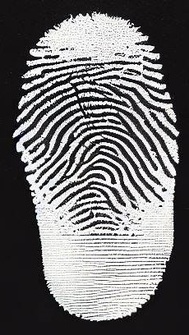
#> input picture Homography/finger.jpg, 189 x 335 px, shrunk from 230 x 408 before the run
$ jupyter execute fingerprintAnalysis.ipynb
#> lines starting #> are read from the running program, lines starting #| are printed output that depends on the picture; after the words box and inside, x2 and y2 are one past the last pixel; in counts of white or black regions, pixels touching at a corner belong together
[cell 1]
import numpy as np
import cv2
import matplotlib.pyplot as plt

[cell 2]
# Load the images
original_img1 = cv2.imread('finger.jpg')
#> original_img1 is the input picture: shape (335, 189, 3); mean B, G, R 114.3, 113.3, 114.2
original_img2 = cv2.imread('fingerprints.jpg')
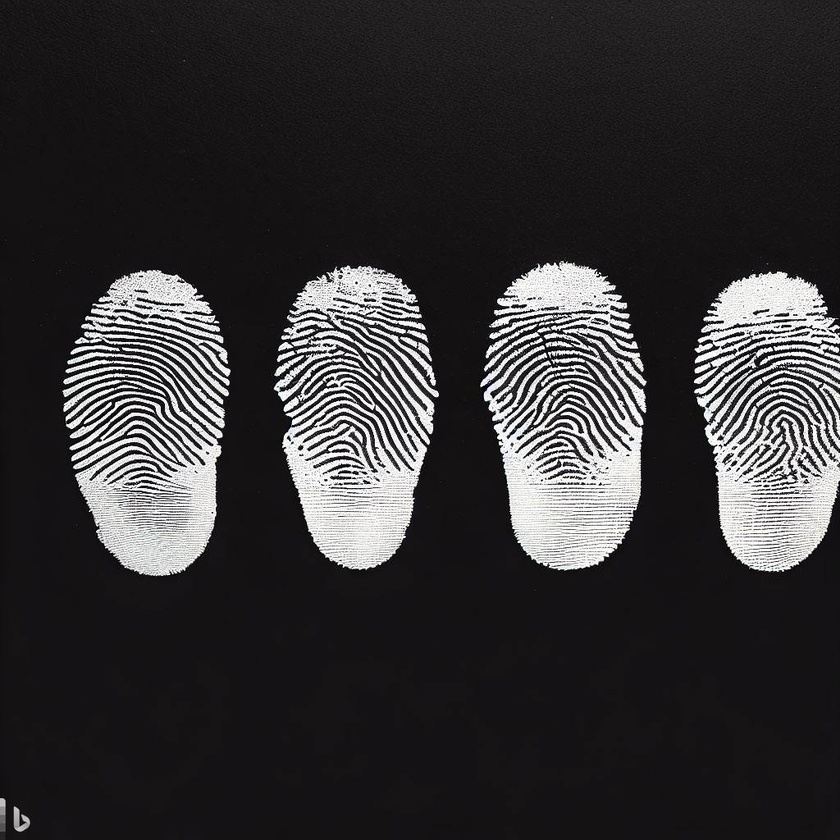
#> input picture Homography/fingerprints.jpg, 840 x 840 px, shrunk from 1024 x 1024 before the run
#> original_img2 is the input picture: shape (840, 840, 3); mean B, G, R 52.6, 51.3, 52.9

# Check if the images are loaded successfully
if original_img1 is None or original_img2 is None:
    print("Failed to load image(s). Please check the file path.")
else:
    # Create a copy of the second image for visualization
    result = original_img2.copy()

    # Convert the images to grayscale
    img1 = cv2.cvtColor(original_img1, cv2.COLOR_BGR2GRAY)
    img2 = cv2.cvtColor(original_img2, cv2.COLOR_BGR2GRAY)

    # Initiate SIFT detector
    sift = cv2.SIFT_create()

    # Find the keypoints and descriptors with SIFT
    kp1, des1 = sift.detectAndCompute(img1, None)
#> kp1 = 725 keypoints; strongest (x, y, size): (115, 234, 2.1), (164, 190, 2.7), (51, 189, 2.6), (44, 195, 2.1)
    kp2, des2 = sift.detectAndCompute(img2, None)
#> kp2 = 2683 keypoints; strongest (x, y, size): (326, 480, 1.8), (300, 448, 3.3), (600, 484, 1.8), (583, 484, 2)

    # FLANN parameters
    FLANN_INDEX_KDTREE = 1
    index_params = dict(algorithm=FLANN_INDEX_KDTREE, trees=5)
    search_params = dict(checks=50)
    flann = cv2.FlannBasedMatcher(index_params, search_params)
    matches = flann.knnMatch(des1, des2, k=2)
#> matches = 725 matches

    # Store all the good matches as per Lowe's ratio test
    good = []
    for m, n in matches:
        if m.distance < 0.7 * n.distance:
            good.append(m)
#> after the loop, good = 477 matches

    MIN_MATCH_COUNT = 10

    if len(good) > MIN_MATCH_COUNT:
        src_pts = np.float32([kp1[m.queryIdx].pt for m in good]).reshape(-1, 1, 2)
#> src_pts = 477 rows, first 8: [15.96, 133.3], [17.33, 125.2], [17.79, 119.9], [19.22, 146.8], [19.37, 107], [19.37, 107], [20.3, 111.2], [20.62, 153.3]
        dst_pts = np.float32([kp2[m.trainIdx].pt for m in good]).reshape(-1, 1, 2)
#> dst_pts = 477 rows, first 8: [483.3, 382.9], [485.1, 374.3], [485.4, 368.9], [486.8, 396.1], [487, 356.3], [487, 356.3], [487.8, 360.5], [488.2, 402.6]
        M, mask = cv2.findHomography(src_pts, dst_pts, cv2.RANSAC, 5.0)
#> M = [[0.998, -0.000826, 467.6], [0.000362, 0.998, 249.4], [6.13e-07, -1.46e-06, 1]]; mask = 477 values, max 1 at index 0, min 0 at index 32, mean 0.994
        matchesMask = mask.ravel().tolist()
#> matchesMask has the same summary as mask
        h, w = img1.shape
#> h = 335; w = 189
        pts = np.float32([[0, 0], [0, h - 1], [w - 1, h - 1], [w - 1, 0]]).reshape(-1, 1, 2)
#> pts = [[0, 0], [0, 334], [188, 334], [188, 0]]
        dst = cv2.perspectiveTransform(pts, M)
#> dst = [[467.6, 249.4], [467.5, 583.1], [655.3, 583.1], [655.2, 249.4]]
        result = cv2.polylines(result, [np.int32(dst)], True, (0, 255, 0), 3, cv2.LINE_AA)
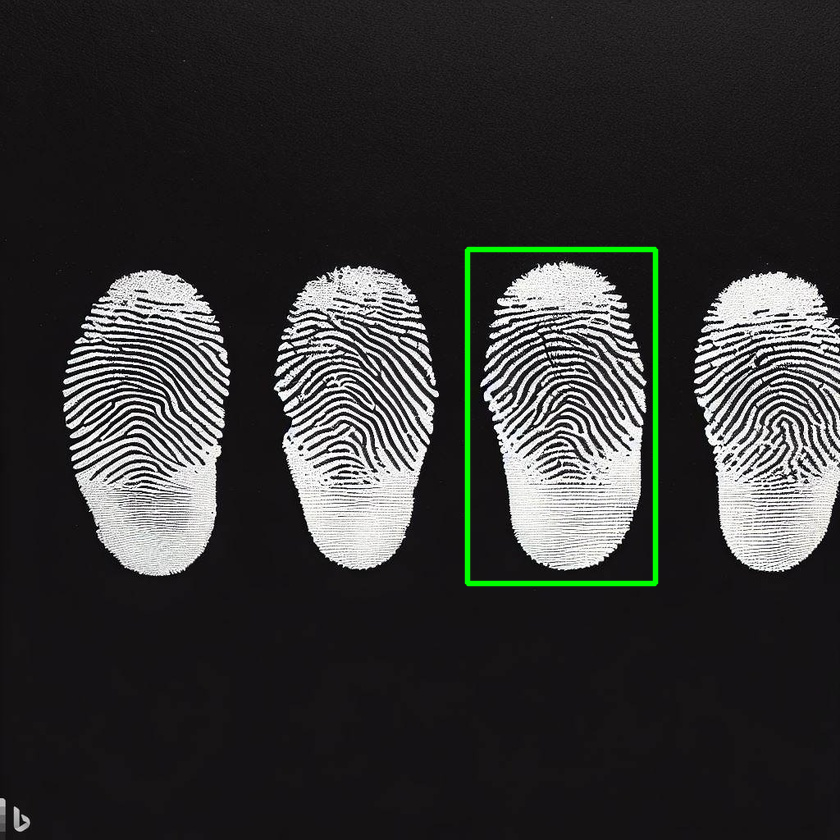
#> result: shape (840, 840, 3); 1.03% of pixels changed, all inside (x1, y1, x2, y2) = (464, 246, 659, 587)
    else:
        print("Not enough matches are found - {}/{}".format(len(good), MIN_MATCH_COUNT))
        matchesMask = None

[cell 3]
plt.figure(figsize=[15,4])
plt.subplot(131),plt.imshow(original_img1[...,::-1]),plt.title('Image1');
plt.subplot(132),plt.imshow(original_img2[...,::-1]),plt.title('Image2');
plt.subplot(133),plt.imshow(result[...,::-1]),plt.title('result');
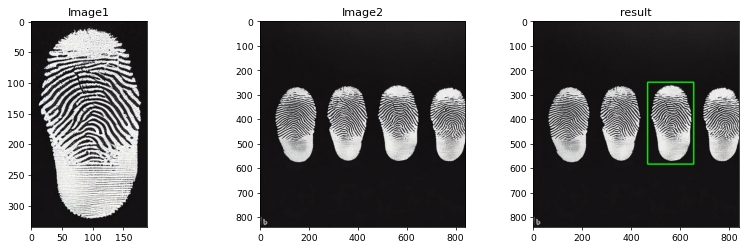
#> figure drawn by matplotlib, 3 panels
